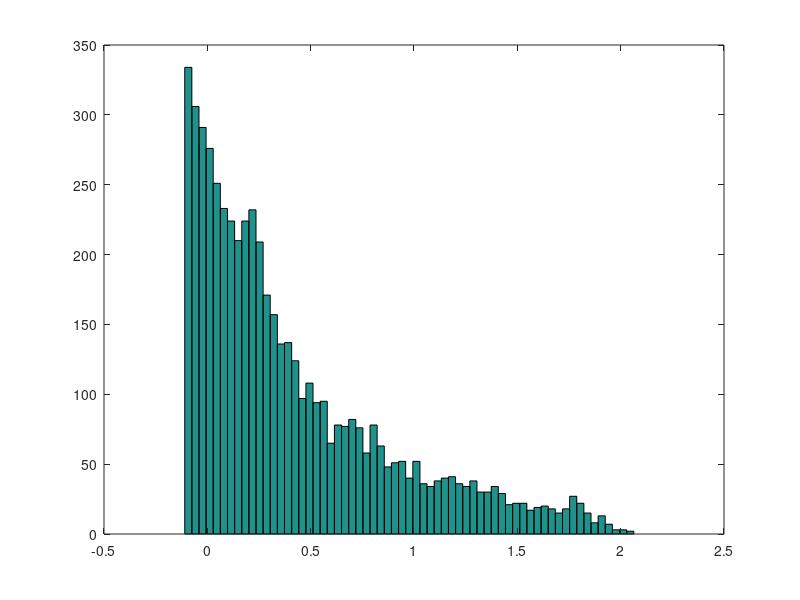
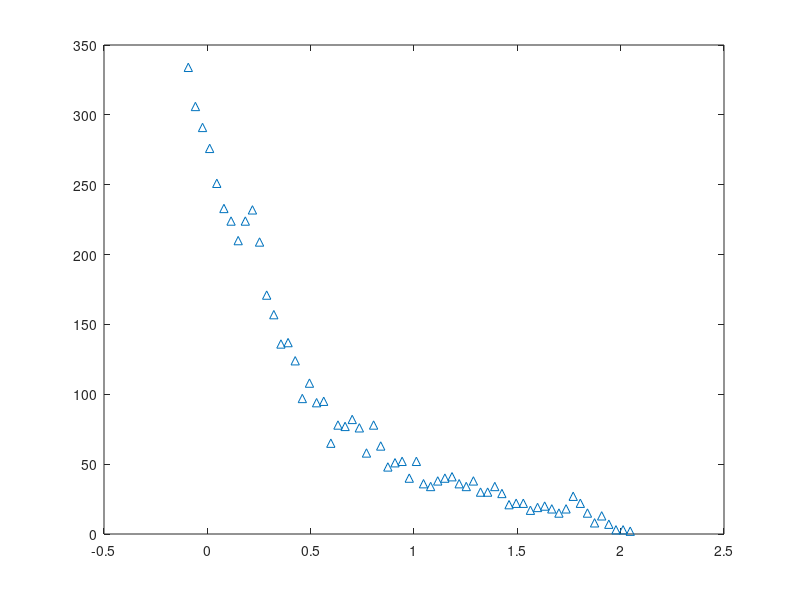
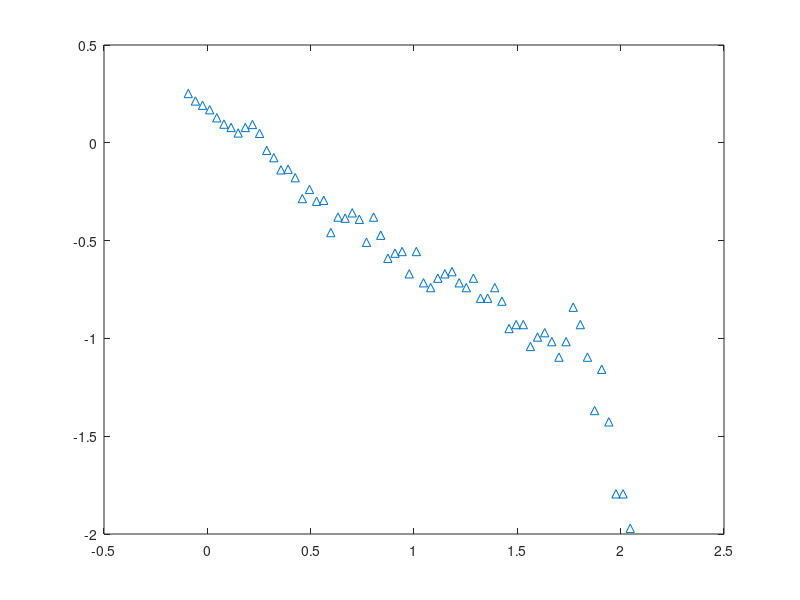
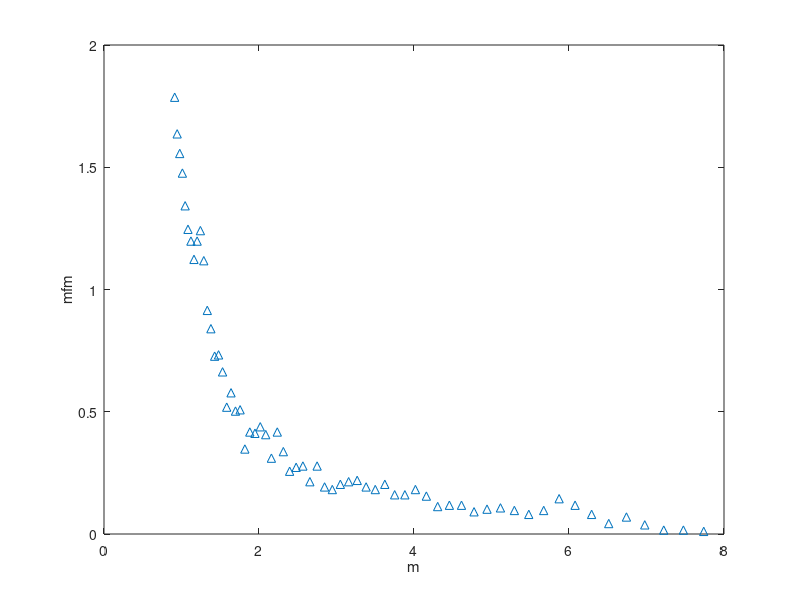

Write MATLAB code to recreate these figures, in order.
%plotting it on the histogram
%NGC6611 data and size
Mass1 = load('MNGC1711.mat');
Mass = Mass1.Mass2; 
Mass = sort(Mass);
[n,m] = size(Mass);
lm1 = log(Mass); 
%------------------mass spectrum------------------%
[n,m] = size(Mass);% n is the number of data points 
nbins = 2*(n)^(2/5);
nbins = ceil(nbins);

hist(log(Mass),nbins)%%%% this is plotting in logspace with fixed distances.
[counts,centers] = hist(log(Mass),nbins);


figure
plot(centers,counts,'^')


w = centers(1,2) - centers(1,1) 

fm = counts./(w.*n);%this is mf which is probability

figure
plot (centers,log10(fm),'^')


lx1 = centers;%note this is ln and not log10
x1 = exp(lx1);
y1 = fm;%this is mfm
mly1 = log10(fm);

[m1,n1] = size(centers)
for i = 1:n1
    if mly1(1,i) == -Inf
        mly1(1,i) = NaN;
        y1(1,i) = NaN;
        x1(1,i) = NaN;
        lx1(1,i) = NaN;
    end
end
mly1(isnan(mly1)) = [];
x1(isnan(x1)) = [];
lx1(isnan(lx1)) = [];
y1(isnan(y1)) = [];
logx1 = log10(x1); 


figure 
plot(x1, y1,'^')
xlabel m
ylabel mfm

figure
plot(x1, mly1,'^')
xlabel m
ylabel logmfm
hold on 
[k,l] = size(x1)

%------------plotting LOG M vs. LOG (MFM) MLP for the paramters---------%
figure
stairs(log10(x1), mly1 ,'k')
xlabel logm
ylabel logmf(m)
hold on 

%plotting MLP
a = 1.486;
b = -0.1094;
c = 0;
x0 = logspace(-1.5,1,100); % these are linear values but logarithmically distirbuted.
y0 = log10((a.*0.5).*exp((a.*b)+((a.*c).^2.*0.5)).*x0.^(-a).*erfc(((a.*c)-((log(x0)-b)./c))./sqrt(2)));
plot(log10(x0),y0,'g')

%------------plotting LOG M vs. LOG (MFM)chab for the paramters---------%

hold on

%plotting pareto
alpha = -2.9062
x0 = logspace(-0.05,1.2,100);
y0 = log10(-(alpha + 1).*x0.^(alpha + 1));
plot(log10(x0),y0,'r')
hold on
%------------plotting LOG M vs. LOG (MFM) Kroupa for the paramters---------%

alpha3 = -2.9062
xmax1 = 0.08 ;
xmax2 = 0.50 ;
pareto1 = @(x) -(alpha3 + 1).*x.^(alpha3 + 1);
x = logspace(-0.05,1,100);
y = log10(pareto1(x));
plot(log10(x),y,'b')